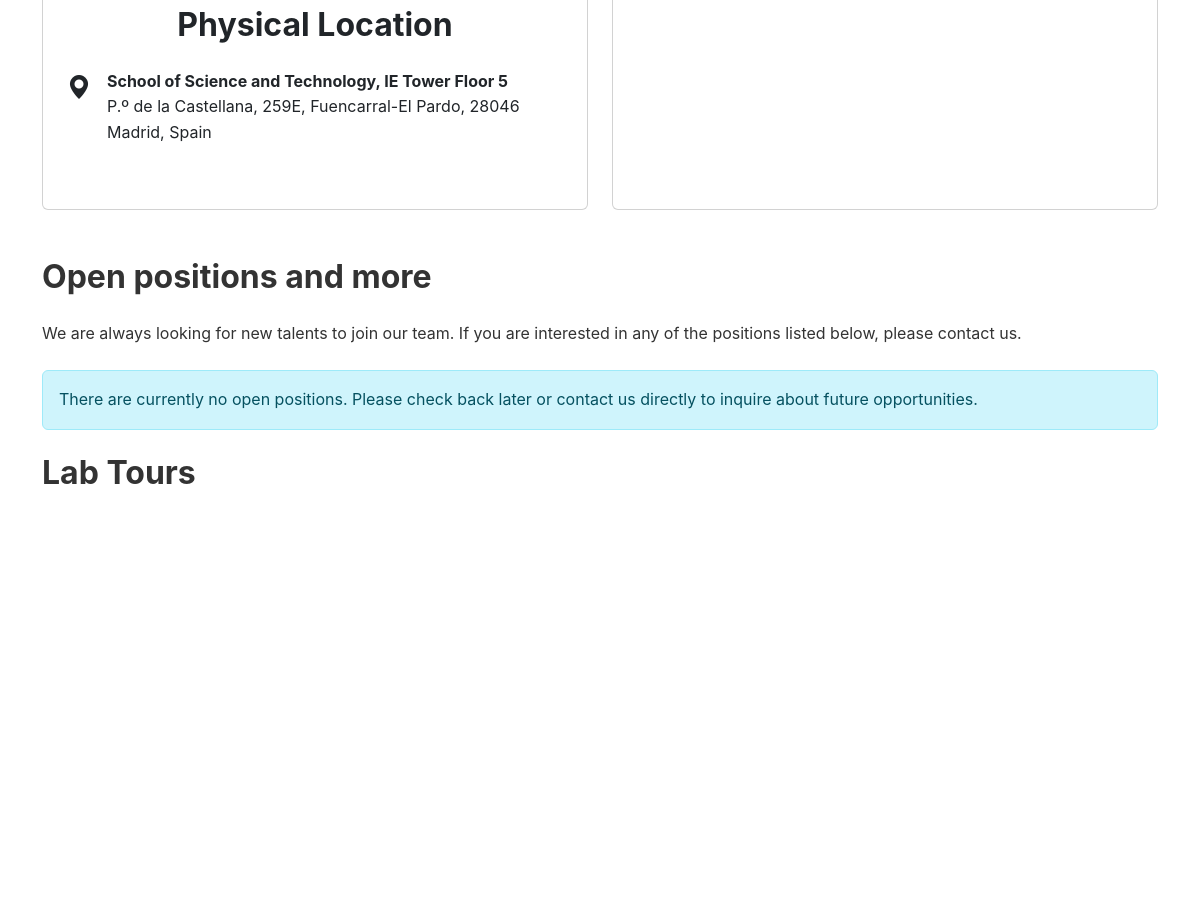
Page /contact/ (middle part) on the earlier database version.
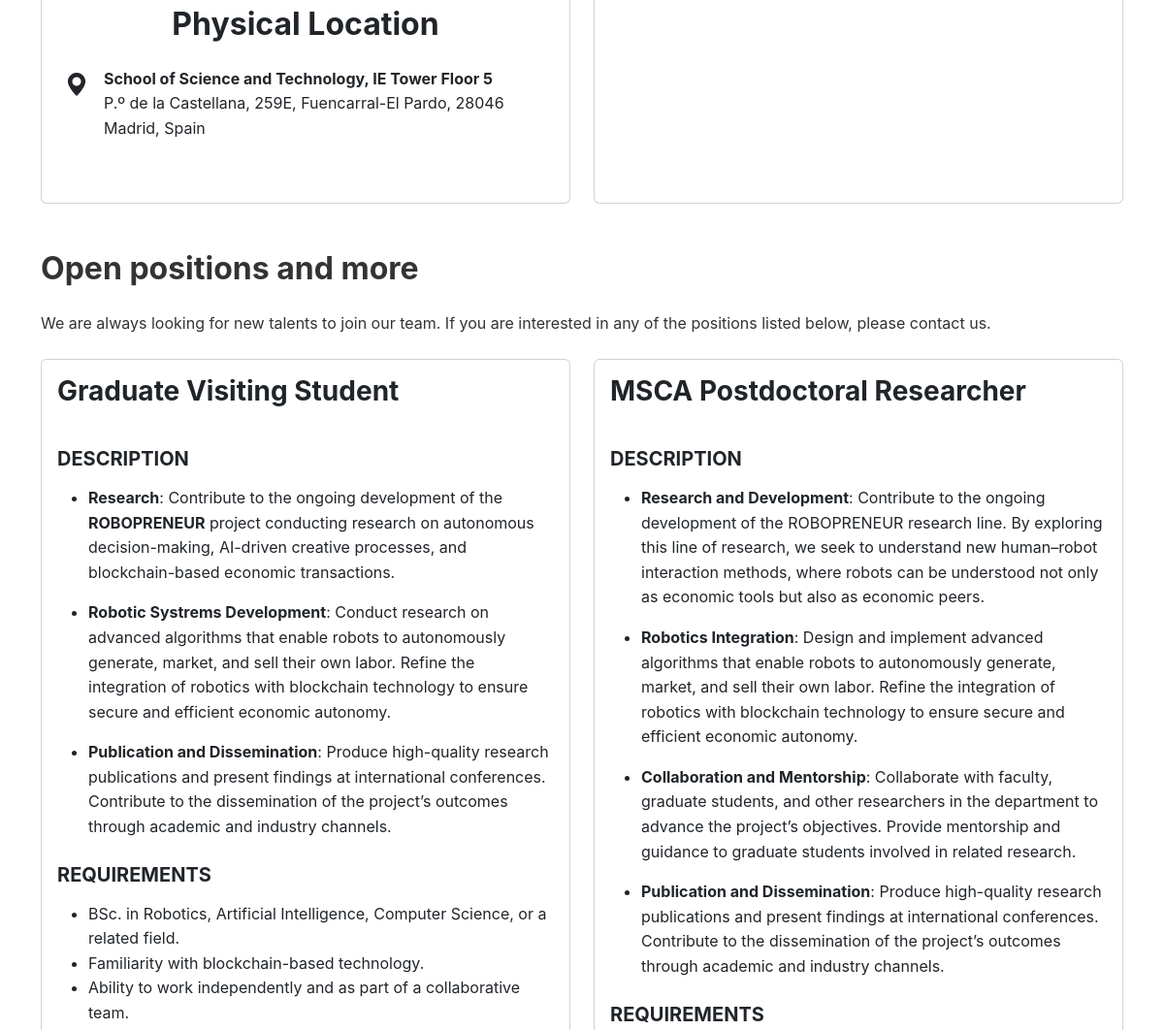
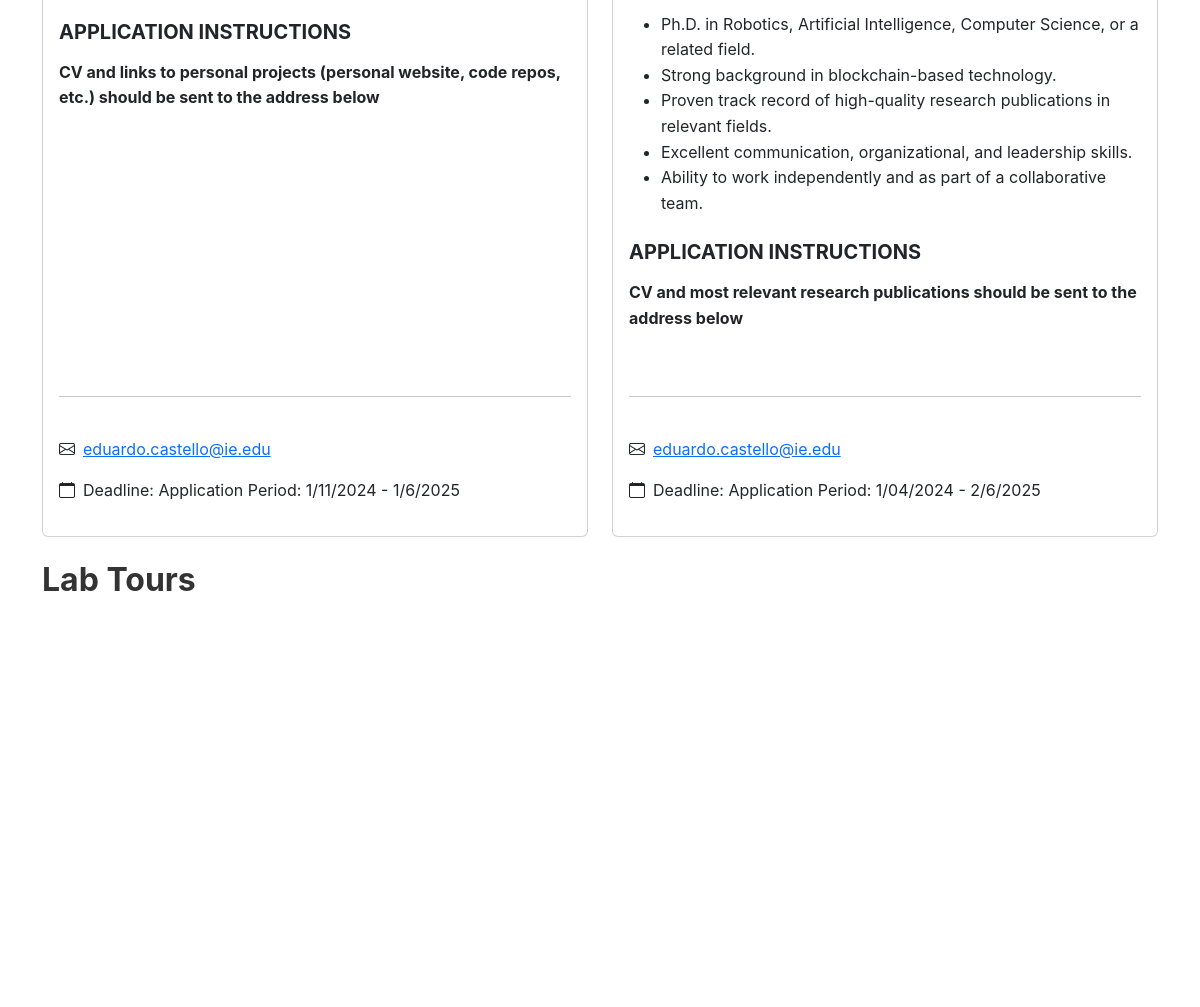
Same page on the later database version (2 pictures, top to bottom).
### core/models.py (models this page shows, shortened)
class JobPosition(models.Model):
    title = models.CharField(max_length=200)
    contact_email = models.EmailField(help_text="Contact email for applications")
    application_deadline = models.TextField(help_text="Application deadline")
    description = models.TextField(help_text="Detailed description of the position")
    requirements = models.TextField(help_text="Requirements for the position")
    instructions = models.TextField(help_text="Application instructions", blank=True)
    notes = models.TextField(blank=True, help_text="Additional notes about the position")
    class Meta:
        verbose_name = "Job Position"
        verbose_name_plural = "Job Positions"

### core/views.py (the view)
# urls.py: path('contact/', views.contact, name='contact'),
def contact(request):
    try:
        lab_info = LabInfo.objects.first()
    except LabInfo.DoesNotExist:
        lab_info = None
    job_positions = JobPosition.objects.all()
    context = {
        'lab_info': lab_info,
        'job_positions': job_positions,
    }
    return render(request, 'core/contact.html', context)

### core/context_processors.py (called while the page is built)
def social_media_links(request):
    try:
        social_media = SocialMedia.objects.first()
    except SocialMedia.DoesNotExist:
        social_media = None
    return {'social_media': social_media}

### core/models.py (called while the page is built)
    def has_any_links(self):
        return bool(self.github or self.youtube)

### core/templatetags/markdown_extras.py (called while the page is built)
@register.filter
def markdown2safe(value):
    return mark_safe(markdown2.markdown(value))

### templates/core/contact.html (shortened to what this page needs)
{% extends 'base.html' %}
{% load static %}
{% load markdown_extras %}
{% block content %}
<div class="container mt-5">
    <div class="row mt-5">
        <div class="col-md-6">
            <div class="card p-4 h-100">
            <h2 class="mt-4 mb-4 text-center">Physical Location</h2>
            <div class="d-flex mb-3">
                <div class="me-3">
                    <i class="bi bi-geo-alt-fill fs-4"></i>
                </div>
                <div>
                    <p class="mb-0"><strong>School of Science and Technology, IE Tower Floor 5</strong></p>
                    <p class="mb-0">P.º de la Castellana, 259E, Fuencarral-El Pardo, 28046 Madrid, Spain</p>
                </div>
            </div>
        </div>
    </div>
    <div class="col-md-6">
        <div class="card h-100">
            <div class="ratio ratio-4x3 h-100">
                <iframe src="https://www.google.com/maps/embed?pb=!1m18!1m12!1m3!1d3034.991709351922!2d-3.689357684617775!3d40.4768249793572!2m3!1f0!2f0!3f0!3m2!1i1024!2i768!4f13.1!3m3!1m2!1s0xd4229475fc7e749%3A0xe5b9f07c471e627e!2sIE%20University!5e0!3m2!1sen!2ses!4v1656423593855!5m2!1sen!2ses" style="border:0;" allowfullscreen="" loading="lazy"></iframe>
            </div>
        </div>
    </div>
</div>
<div class="mt-5">
    <h2 class="mb-4">Open positions and more</h2>
    <p>We are always looking for new talents to join our team. If you are interested in any of the positions listed below, please contact us.</p>
    {% if job_positions %}
    <div class="row mt-4">
        {% for job in job_positions %}
        <div class="col-md-6">
            <div class="card mb-4 h-100">
                <div class="card-body d-flex flex-column">
                    <h3>{{ job.title }}</h3>
                    <div class="flex-grow-1">
                        <h5 class="mt-4">DESCRIPTION</h5>
                        <div class="job-content">{{ job.description|markdown2safe }}</div>
                        <h5 class="mt-4">REQUIREMENTS</h5>
                        <div class="job-content">{{ job.requirements|markdown2safe }}</div>
                        {% if job.instructions %}
                        <h5 class="mt-4">APPLICATION INSTRUCTIONS</h5>
                        <div class="job-content">{{ job.instructions|markdown2safe }}</div>
                        {% endif %}
                    </div>
                    <hr class="my-4">
                    <div class="mt-3">
                        <p><i class="bi bi-envelope me-2"></i><a href="mailto:{{ job.contact_email }}">{{ job.contact_email }}</a></p>
                        <p><i class="bi bi-calendar me-2"></i>Deadline: {{ job.application_deadline }}</p>
                    </div>
                </div>
            </div>
        </div>
        {% endfor %}
    </div>
    {% else %}
    <div class="alert alert-info mt-4">
        <p class="mb-0">There are currently no open positions. Please check back later or contact us directly to inquire about future opportunities.</p>
    </div>
    {% endif %}
</div>
<div class="mt-4">
    <h2 class="mt-6">Lab Tours</h2>
    <div class="cal-embed-container">
      <div class="cal-inline-widget" data-cal-link="team/ie-robotics-lab-tour-guides/lab-tour" style="min-height: 600px; width: 100%; transform: scale(1.08);"></div>
    </div>
  </div>
{% endblock %}

### templates/base.html (shortened to what this page needs)
<!DOCTYPE html>
{% load static %}
<html lang="en" data-bs-theme="light">
<head>
    <link href="https://cdn.jsdelivr.net/npm/bootstrap@5.3.0/dist/css/bootstrap.min.css" rel="stylesheet">
    <link href="https://cdn.jsdelivr.net/npm/bootstrap-icons@1.11.0/font/bootstrap-icons.css" rel="stylesheet">
    <link href="{% static 'css/style.css' %}" rel="stylesheet">
</head>
<body>
    {% block content_full_width %}
    <main>
        {% block content %}{% endblock %}
    </main>
    {% endblock %}
</body>
</html>

### static/css/style.css (style rules this page uses)
body { font-family: "Helvetica Light", Inter, Helvetica, sans-serif; color: #333; line-height: 1.6; min-height: 100vh; }
h1, h2, h3, h4, h5, h6 { font-weight: 700; margin-bottom: 1rem; }
main { min-height: 70vh; }
.card { transition: transform 0.3s ease, box-shadow 0.3s ease; margin-bottom: 1.5rem; }

Differences in the rows shown:
added JobPosition: title "Graduate Visiting Student", description "Research : Contribute to the ongoing development of the ROBOPRENEUR project conducting research on autonomous decision-making, AI-driven creative processes, and blockchain-based economic transactions. Robotic Systrems Development : Conduct research on advanced algorithms that enable robots to autonomously generate, market, and sell their own labor. Refine the integration of robotics with blockchain technology to ensure secure and efficient economic autonomy. Publication and Dissemination : Produce high-quality research publications and present findings at international conferences. Contribute to the dissemination of the project’s outcomes through academic and industry channels.", requirements "BSc. in Robotics, Artificial Intelligence, Computer Science, or a related field. Familiarity with blockchain-based technology. Ability to work independently and as part of a collaborative team.", instructions "CV and links to personal projects (personal website, code repos, etc.) should be sent to the address below", contact_email "eduardo.castello@ie.edu", application_deadline "Application Period: 1/11/2024 - 1/6/2025"
added JobPosition: title "MSCA Postdoctoral Researcher", description "Research and Development : Contribute to the ongoing development of the ROBOPRENEUR research line. By exploring this line of research, we seek to understand new human–robot interaction methods, where robots can be understood not only as economic tools but also as economic peers. Robotics Integration : Design and implement advanced algorithms that enable robots to autonomously generate, market, and sell their own labor. Refine the integration of robotics with blockchain technology to ensure secure and efficient economic autonomy. Collaboration and Mentorship : Collaborate with faculty, graduate students, and other researchers in the department to advance the project’s objectives. Provide…", requirements "Ph.D. in Robotics, Artificial Intelligence, Computer Science, or a related field. Strong background in blockchain-based technology. Proven track record of high-quality research publications in relevant fields. Excellent communication, organizational, and leadership skills. Ability to work independently and as part of a collaborative team.", instructions "CV and most relevant research publications should be sent to the address below", contact_email "eduardo.castello@ie.edu", application_deadline "Application Period: 1/04/2024 - 2/6/2025"
Other differences:
text no longer shown: "There are currently no open positions. Please check back later or contact us directly to inquire about future opportunities."
